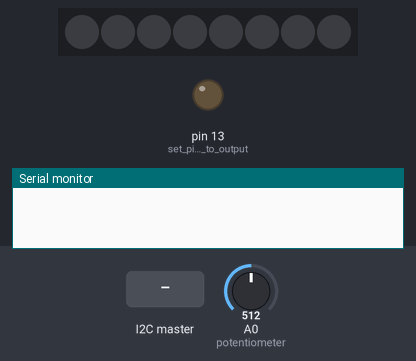
Recording of a sketch running on a simulated Arduino Uno, built with avr-gcc and run on an emulated ATmega328P. On the bench: 8 RGB LEDs in strip order, left to right, output pins drawn as LEDs (lit = HIGH), the last lines printed to the serial monitor. The test bench sets the inputs (shaded band); at power-on: A0 (potentiometer) = 512.

Above: at 0.1 s.
At 1.2 s:
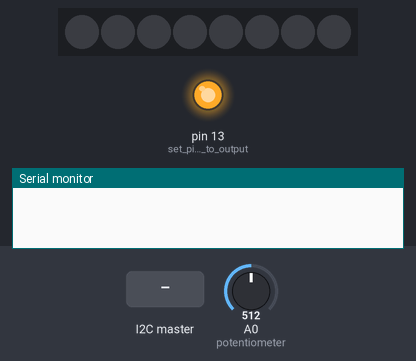
1.3 s: the I2C master sends the byte 1
At 2.6 s:
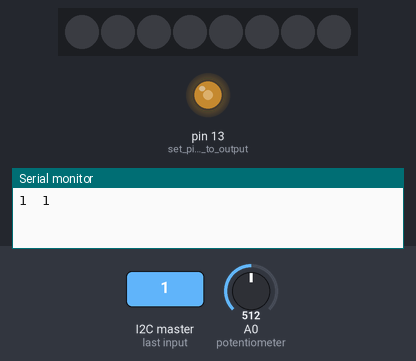
Timing chart, 0 to 10.3 s (numbered marks = the images above; inputs shaded):
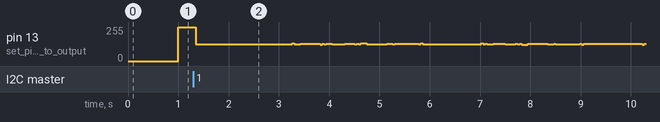

The sketch:

SS_ard.ino
```cpp
// SLAVE

#include <Wire.h>

#define STRIP_PIN 4  // пин ленты
#define NUMLEDS 8    // кол-во светодиодов
#define COLOR_DEBTH 3

#include <microLED.h>

microLED<NUMLEDS, STRIP_PIN, MLED_NO_CLOCK, LED_WS2818, ORDER_GRB, CLI_AVER> strip;

byte i2c_rcv;              // data received from I2C bus
unsigned long time_start;  // start time in mSec
int stat_LED;              // status of LED: 1 = ON, 0 = OFF
byte value_pot;            // potentiometer position

void setup() {
  strip.setBrightness(120);
  Wire.begin(0x08);  // join I2C bus as Slave with address 0x08
  Serial.begin(9600);

  // event handler initializations
  Wire.onReceive(dataRcv);   // register an event handler for received data
  Wire.onRequest(dataRqst);  // register an event handler for data requests

  // initialize global variables
  i2c_rcv = 255;
  time_start = millis();
  stat_LED = 0;

  pinMode(13, OUTPUT);  // set pin 13 mode to output
}

void loop() {

  value_pot = analogRead(A0);  // read analog value at pin A0 (potentiometer voltage)

  // blink logic code
  if ((millis() - time_start) > (1000 * (float)(i2c_rcv / 255))) {
    stat_LED = !stat_LED;
    time_start = millis();
  }
  digitalWrite(13, stat_LED);
}

//received data handler function
void dataRcv(int numBytes) {
  uint8_t counter = 0;
  uint8_t data[] = { 0, 0, 0, 0 };
  while (Wire.available()) {  // read all bytes received
    i2c_rcv = Wire.read();
    data[counter] = i2c_rcv;
    counter += 1;
    Serial.print(counter);
    Serial.print("  ");
    Serial.println(i2c_rcv);
  }
  strip.set(data[0], mRGB(data[1], data[2], data[3]));
  strip.show();
}

// requests data handler function
void dataRqst() {
  Wire.write(value_pot);  // send potentiometer position
}
```
